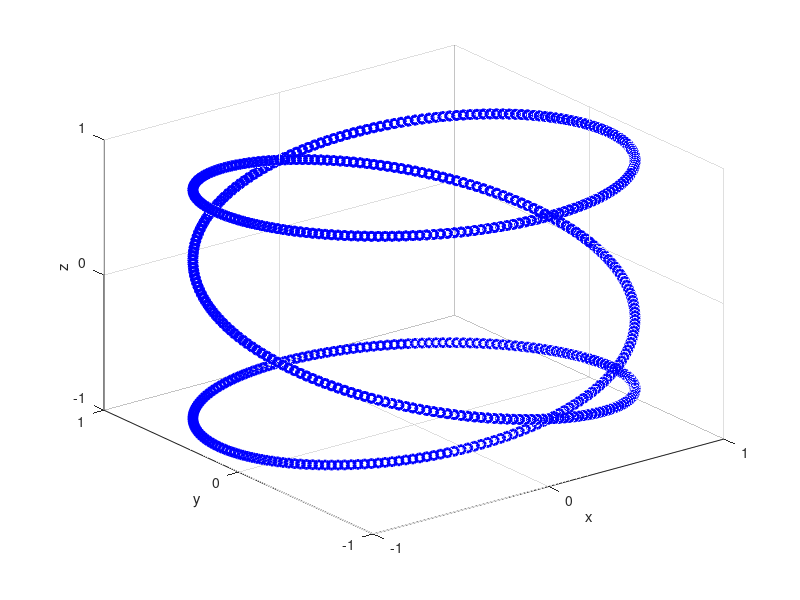

Recreate this plot in MATLAB.
t = 0:0.01:10;
p = pi;
x = cos(p*t);
y = sin(p*t);
z = sin(p/3 * t);
plot3(x,y,z,'ob','LineWidth',2)
xlabel('x')
ylabel('y')
zlabel('z')
grid on
set(groot,'DefaultAxesFontName','Times New Roman');
yticks([-1 0 1])
xticks([-1 0 1])
zticks([-1 0 1])